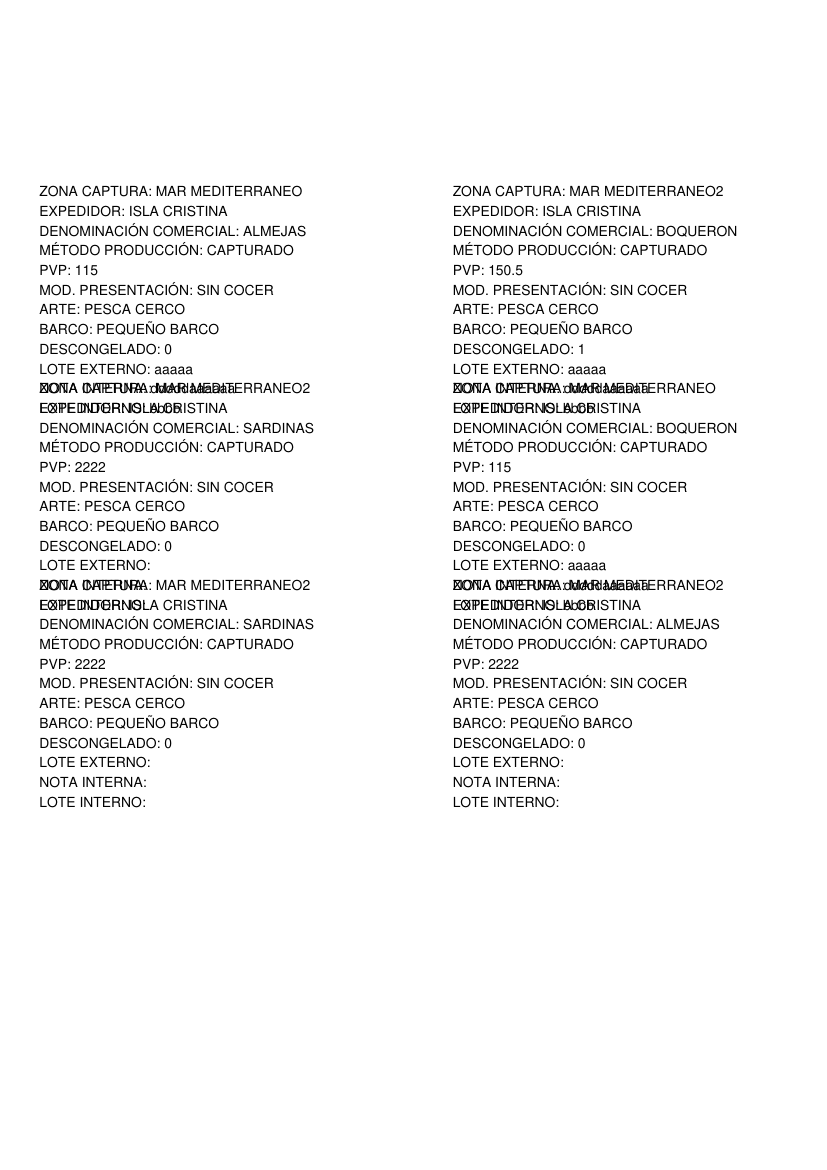

Source code (Python):
import sqlite3
import tkinter as tk
from tkinter import filedialog
from reportlab.lib.pagesizes import A4
from reportlab.pdfgen import canvas
from reportlab.lib.units import cm

# Función para obtener todos los registros de la base de datos
def obtener_datos():
    # Conecta con la base de datos
    conexion = sqlite3.connect("pescaderia.db")  # Cambia por el nombre de tu base de datos
    cursor = conexion.cursor()
    
    # Consulta para obtener todos los registros
    cursor.execute("""
        SELECT 
            e.nombre_especie AS especie,
            dl.pvp,
            z.nombre_zona AS zona,
            ex.nombre_expedidor AS expedidor,
            pr.nombre_produccion AS produccion,
            a.nombre_arte AS arte,
            m.nombre_metodo AS metodo,
            ps.nombre_presentacion AS presentacion,
            b.nombre_barco AS barco,
            dl.descongelado,
            dl.lote_ext,
            dl.lote_int,
            dl.nota_ext,
            dl.nota_int,
            dl.reg_congelado
        FROM 
            tabla_detalle_listado dl
        LEFT JOIN 
            tabla_especies e ON dl.especie_id = e.id_especie
        LEFT JOIN 
            tabla_zonas z ON dl.zona_id = z.id_zona
        LEFT JOIN 
            tabla_expedidores ex ON dl.expedidor_id = ex.id_expedidor
        LEFT JOIN 
            tabla_producciones pr ON dl.produccion_id = pr.id_produccion
        LEFT JOIN 
            tabla_artes a ON dl.arte_id = a.id_arte
        LEFT JOIN 
            tabla_metodos m ON dl.metodo_id = m.id_metodo
        LEFT JOIN 
            tabla_presentaciones ps ON dl.presentacion_id = ps.id_presentacion
        LEFT JOIN 
            tabla_barcos b ON dl.barco_id = b.id_barco;
    """)
    
    # Convierte los resultados en una lista de diccionarios
    registros = [
        {
            "especie": row[0],
            "pvp": row[1],
            "zona": row[2],
            "expedidor": row[3],
            "produccion": row[4],
            "arte": row[5],
            "metodo": row[6],
            "presentacion": row[7],
            "barco": row[8],
            "descongelado": row[9],
            "lote_ext": row[10],
            "lote_int": row[11],
            "nota_ext": row[12],
            "nota_int": row[13],
            "reg_congelado": row[14],
        }
        for row in cursor.fetchall()
    ]
    
    # Cierra la conexión
    conexion.close()
    
    return registros

# Función para generar el PDF de etiquetas
def generar_etiquetas_pdf(data):
    # Abre un diálogo para seleccionar la ubicación de guardado del archivo
    root = tk.Tk()
    root.withdraw()  # Oculta la ventana principal de tkinter
    nombre_archivo = filedialog.asksaveasfilename(
        defaultextension=".pdf",
        filetypes=[("PDF files", "*.pdf")],
        title="Guardar Etiquetas"
    )

    if not nombre_archivo:
        print("Guardado cancelado")
        return

    ancho_pagina, alto_pagina = A4
    ancho_etiqueta = ancho_pagina / 2  # Dos columnas de etiquetas
    alto_etiqueta = 5 * cm  # Alto de cada etiqueta

    c = canvas.Canvas(nombre_archivo, pagesize=A4)
    c.setFont("Helvetica", 10)
    y = alto_pagina - alto_etiqueta

    for i, registro in enumerate(data):
        columna = i % 2
        if i > 0 and columna == 0:
            y -= alto_etiqueta  # Salta a la siguiente fila si estamos en la segunda columna

        x = columna * ancho_etiqueta
        generar_contenido_etiqueta(c, x, y, registro)

        # Si llegamos al final de la página, creamos una nueva
        if y < alto_etiqueta:
            c.showPage()
            c.setFont("Helvetica", 10)
            y = alto_pagina - alto_etiqueta

    c.save()
    print(f"Archivo guardado en: {nombre_archivo}")

# Función para añadir el contenido de una etiqueta
def generar_contenido_etiqueta(c, x, y, registro):
    c.drawString(x + 1 * cm, y, f"ZONA CAPTURA: {registro['zona']}")
    c.drawString(x + 1 * cm, y - 0.5 * cm, f"EXPEDIDOR: {registro['expedidor']}")
    c.drawString(x + 1 * cm, y - 1 * cm, f"DENOMINACIÓN COMERCIAL: {registro['especie']}")
    c.drawString(x + 1 * cm, y - 1.5 * cm, f"MÉTODO PRODUCCIÓN: {registro['metodo']}")
    c.drawString(x + 1 * cm, y - 2 * cm, f"PVP: {registro['pvp']}")
    c.drawString(x + 1 * cm, y - 2.5 * cm, f"MOD. PRESENTACIÓN: {registro['presentacion']}")
    c.drawString(x + 1 * cm, y - 3 * cm, f"ARTE: {registro['arte']}")
    c.drawString(x + 1 * cm, y - 3.5 * cm, f"BARCO: {registro['barco']}")
    c.drawString(x + 1 * cm, y - 4 * cm, f"DESCONGELADO: {registro['descongelado']}")
    c.drawString(x + 1 * cm, y - 4.5 * cm, f"LOTE EXTERNO: {registro['lote_ext']}")
    c.drawString(x + 1 * cm, y - 5 * cm, f"NOTA INTERNA: {registro['nota_int']}")
    c.drawString(x + 1 * cm, y - 5.5 * cm, f"LOTE INTERNO: {registro['lote_int']}")

# Función principal para ejecutar la generación de etiquetas
def ejecutar_generacion_pdf():
    data = obtener_datos()
    generar_etiquetas_pdf(data)

# Botón de interfaz para generar el PDF
if __name__ == "__main__":
    root = tk.Tk()
    root.title("Generador de PDF")

    boton_generar_pdf = tk.Button(root, text="Generar PDF", command=ejecutar_generacion_pdf)
    boton_generar_pdf.pack(pady=20)

    root.mainloop()
